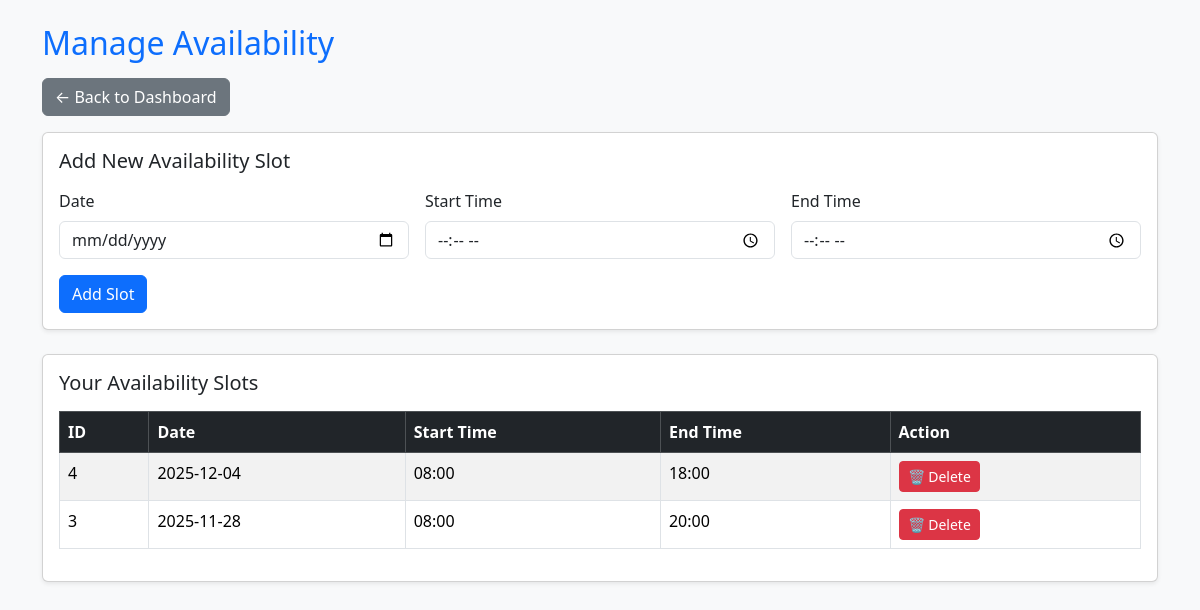
Screenshot of /doctor/availability (signed in) with the database file from the repository.
### app/models.py (models this page shows)
class DoctorAvailability(db.Model):
    __tablename__ = 'doctor_availability'
    id = db.Column(db.Integer, primary_key=True)
    doctor_id = db.Column(db.Integer, db.ForeignKey('users.id'), nullable=False)
    date = db.Column(db.Date, nullable=False)
    start_time = db.Column(db.Time, nullable=False)
    end_time = db.Column(db.Time, nullable=False)
    created_at = db.Column(db.DateTime, default=datetime.utcnow)
    doctor = db.relationship('User', backref='availabilities')

### app/routes.py (the view, shortened to what this page needs)
    @app.route('/doctor/availability', methods=['GET', 'POST'])
    @login_required
    def doctor_availability():
        if current_user.role != 'doctor':
            flash('Unauthorized access!', 'danger')
            return redirect(url_for('login'))
        slots = DoctorAvailability.query.filter_by(doctor_id=current_user.id)\
                                        .order_by(DoctorAvailability.date.desc()).all()
        return render_template('doctor_availability.html', slots=slots)

### app/__init__.py (called while the page is built)
def create_app():
    app = Flask(__name__, template_folder="templates")
    app.config['SQLALCHEMY_DATABASE_URI'] = 'sqlite:///hms.db'
    app.config['SQLALCHEMY_TRACK_MODIFICATIONS'] = False
    app.config['SECRET_KEY'] = 'dev-secret-change-this'
    db.init_app(app)
    login_manager.init_app(app)
    @login_manager.user_loader
    def load_user(user_id):
        return User.query.get(int(user_id))
    @app.route('/')
    def index():
        return render_template('index.html')
    from .routes import init_routes
    init_routes(app)
    return app

### app/templates/doctor_availability.html (shortened to what this page needs)
<!DOCTYPE html>
<html lang="en">
<head>
  <link href="https://cdn.jsdelivr.net/npm/bootstrap@5.3.2/dist/css/bootstrap.min.css" rel="stylesheet">
</head>
<body class="bg-light">
<div class="container mt-4">
  <h2 class="text-primary mb-3">Manage Availability</h2>
  <a href="{{ url_for('doctor_dashboard') }}" class="btn btn-secondary mb-3">← Back to Dashboard</a>
  <div class="card shadow-sm mb-4">
    <div class="card-body">
      <h5 class="card-title mb-3">Add New Availability Slot</h5>
      <form method="POST" class="row g-3">
        <div class="col-md-4">
          <label class="form-label">Date</label>
          <input type="date" name="date" id="dateInput" class="form-control" required>
        </div>
        <div class="col-md-4">
          <label class="form-label">Start Time</label>
          <input type="time" name="start_time" class="form-control" required>
        </div>
        <div class="col-md-4">
          <label class="form-label">End Time</label>
          <input type="time" name="end_time" class="form-control" required>
        </div>
        <div class="col-12">
          <button type="submit" class="btn btn-primary">Add Slot</button>
        </div>
      </form>
    </div>
  </div>
  <div class="card shadow-sm">
    <div class="card-body">
      <h5 class="card-title mb-3">Your Availability Slots</h5>
      {% if slots %}
      <table class="table table-striped table-bordered">
        <thead class="table-dark">
          <tr>
            <th>ID</th>
            <th>Date</th>
            <th>Start Time</th>
            <th>End Time</th>
            <th>Action</th>
          </tr>
        </thead>
        <tbody>
          {% for s in slots %}
          <tr>
            <td>{{ s.id }}</td>
            <td>{{ s.date }}</td>
            <td>{{ s.start_time.strftime('%H:%M') }}</td>
            <td>{{ s.end_time.strftime('%H:%M') }}</td>
            <td>
              <form method="POST"
                    action="{{ url_for('delete_availability', slot_id=s.id) }}"
                    style="display:inline;">
                <button type="submit" class="btn btn-sm btn-danger"
                        onclick="return confirm('Delete this slot?')">
                  🗑 Delete
                </button>
              </form>
            </td>
          </tr>
          {% endfor %}
        </tbody>
      </table>
      {% else %}
        <p class="text-muted">No availability slots added yet.</p>
      {% endif %}
    </div>
  </div>
</div>
</body>
</html>

### rows the page displays
DoctorAvailability: id "4", date "2025-12-04", start_time "08:00", end_time "18:00"
DoctorAvailability: id "3", date "2025-11-28", start_time "08:00", end_time "20:00"
